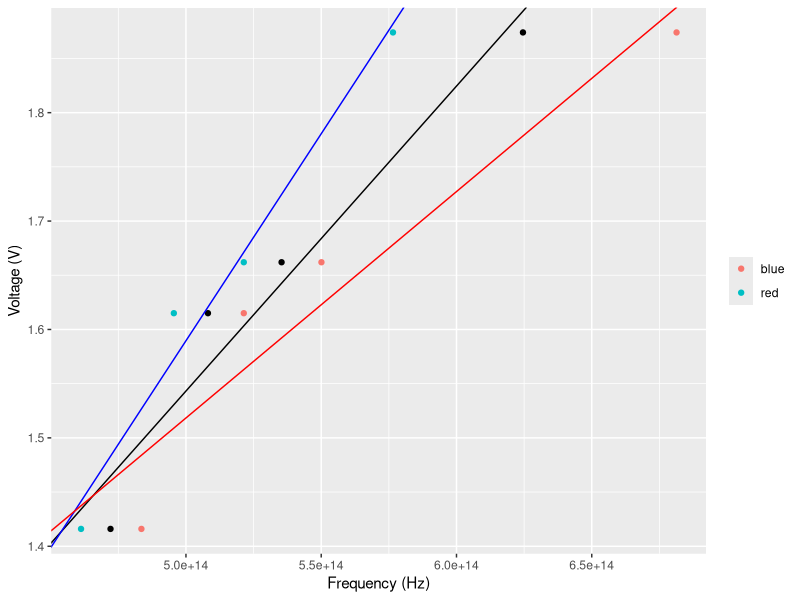

Write the R code that produced this figure.
library("ggplot2")
library("dplyr")

wavelength = c(635,590,560,480)
dat = data.frame(wavelength)
dat$wavelength = dat$wavelength * (10 ** (-9))
dat = mutate(dat, freq = 299792458/dat$wavelength)
voltage = c(1.416,1.615,1.662,1.874)
dat = mutate(dat, voltage)
dat = mutate(dat, tolerance = c(15,15,15,40) * (10**(-9)))
dat = mutate(dat, minfreq = 299792458 / (dat$wavelength + dat$tolerance))
dat = mutate(dat, maxfreq = 299792458 / (dat$wavelength - dat$tolerance))

freqlm = lm(voltage ~ dat$freq)
minlm = lm(voltage ~ dat$minfreq)
maxlm = lm(voltage ~ dat$maxfreq)

ggplot(dat, aes(x = freq, y = voltage)) + 
  xlab("Frequency (Hz)") + 
  ylab("Voltage (V)") + 
  geom_point() + 
  geom_point(data = dat, mapping = aes(x = minfreq, y = voltage, col = "red")) + 
  geom_point(data = dat, mapping = aes(x = maxfreq, y = voltage, col = "blue")) + 
  theme(legend.title = element_blank()) + 
  geom_abline(slope = coef(freqlm)[["dat$freq"]], intercept = coef(freqlm)[["(Intercept)"]]) + 
  geom_abline(slope = coef(minlm)[["dat$minfreq"]], intercept = coef(minlm)[["(Intercept)"]], col = "blue") + 
  geom_abline(slope = coef(maxlm)[["dat$maxfreq"]], intercept = coef(maxlm)[["(Intercept)"]], col = "red")

print(lm(voltage ~ dat$freq))
print(lm(voltage ~ dat$minfreq))
print(lm(voltage ~ dat$maxfreq))
print(dat)